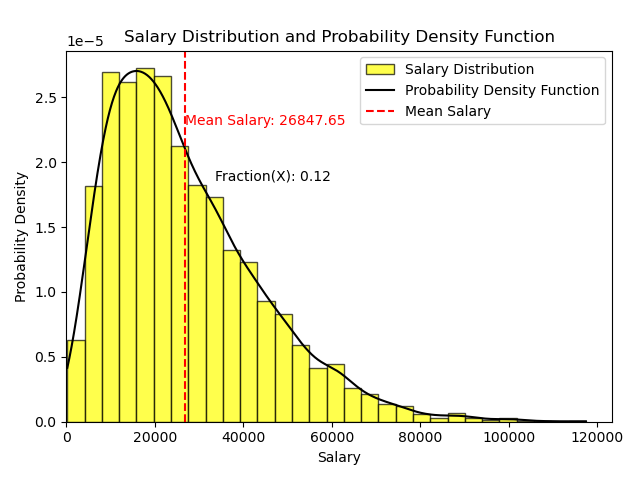

This figure's Python source:

import pandas as pd
import matplotlib.pyplot as plt
import numpy as np
from scipy.stats import gaussian_kde

# Import data from the specified file
data = pd.read_csv('data6-1.csv', header=None)

# Assign 'Salary' as the column header
data.columns = ['Salary']

# Compute the average salary
mean_salary = np.mean(data['Salary'])

# Generate a histogram representing salary distribution
plt.hist(data['Salary'], bins=30, density=True, color='Yellow',
         edgecolor='black', alpha=0.7, label='Salary Distribution')

# Create a probability density function using kernel density estimation
salary_range = np.linspace(data['Salary'].min(), data['Salary'].max(), 1000)
kde = gaussian_kde(data['Salary'])
plt.plot(salary_range, kde(salary_range), color='Black',
         label='Probability Density Function')

# Calculate the proportion of the population with salaries between the mean and 1.25 times the mean
lower_bound = mean_salary
upper_bound = 1.25 * mean_salary
fraction_between = np.sum((data['Salary'] >= lower_bound) & (
    data['Salary'] <= upper_bound)) / len(data)

# Define a function to obtain statistical descriptors of the dataset


def getStatisticalDescription(data):
    median = np.median(data)
    mode = data.mode()
    std = data.std()
    kurtosis = data.kurtosis()
    skewness = data.skew()
    data_range = max(data) - min(data)
    return mode, median, std, kurtosis, skewness, data_range, max(data), min(data)


# Obtain statistical descriptors
mode, median, std, kurtosis, skewness, data_range, max_val, min_val = getStatisticalDescription(
    data['Salary'])

# Display the statistical descriptors
print(f"mode: {mode}, median: {median}, std: {std}, kurtosis: {kurtosis}, skewness: {skewness}, range: {data_range}, max: {max_val}, min: {min_val}")

# Plot the mean and fraction on the graph
plt.axvline(mean_salary, color='red', linestyle='--',
            label=f'Mean Salary')
plt.text(mean_salary, plt.ylim()[1]*0.8,
         f'Mean Salary: {mean_salary:.2f}', color='red')
plt.text(upper_bound, plt.ylim()[
         1]*0.65, f'Fraction(X): {fraction_between:.2f}', color='black')

# Set labels, title, and legend
plt.xlabel('Salary')
plt.ylabel('Probability Density')
plt.title('Salary Distribution and Probability Density Function')
plt.xlim(0, plt.xlim()[1])
plt.ylim(0, plt.ylim()[1])
plt.legend()
plt.tight_layout()

# Display the plot
plt.show()
